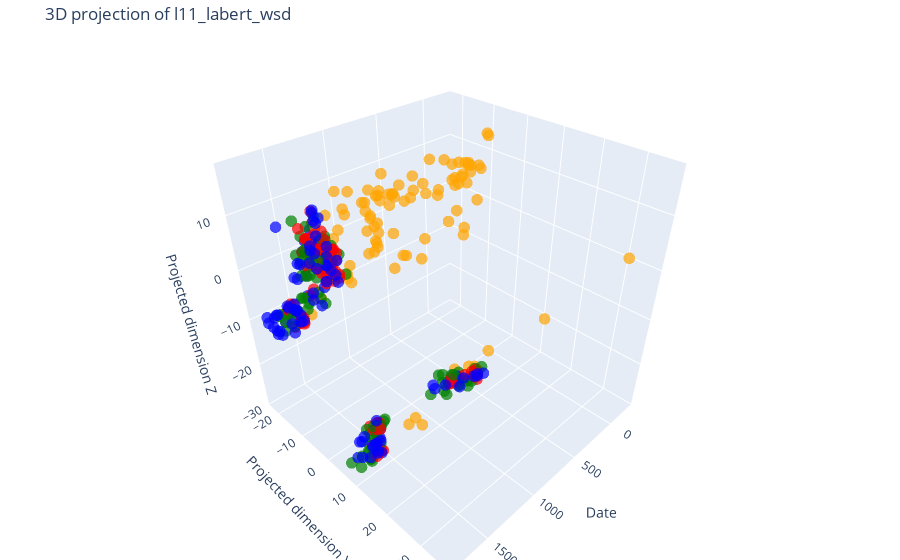

Write notebook code for a chart like this one.
### Code cell
fig

### Figure 1 — Plotly figure (JSON) as saved in the notebook; plotly's stock layout.template omitted (floating-point values rounded to 4 significant figures; data arrays with more than 128 entries replaced by an {"elided": "..."} marker saying what was removed)
{"data": [{"hovertemplate": "%{text}<extra></extra>", "marker": {"color": {"elided": "400 str values"}, "opacity": 0.7, "size": 4}, "mode": "markers", "text": {"elided": "400 str values"}, "x": {"elided": "400 float values"}, "y": {"elided": "400 float values"}, "z": {"elided": "400 float values"}, "type": "scatter3d"}], "layout": {"margin": {"l": 0, "r": 0, "b": 0, "t": 40}, "title": {"text": "3D projection of l11_labert_wsd"}, "scene": {"xaxis": {"title": {"text": "Date"}}, "yaxis": {"title": {"text": "Projected dimension Y"}}, "zaxis": {"title": {"text": "Projected dimension Z"}}}}}
